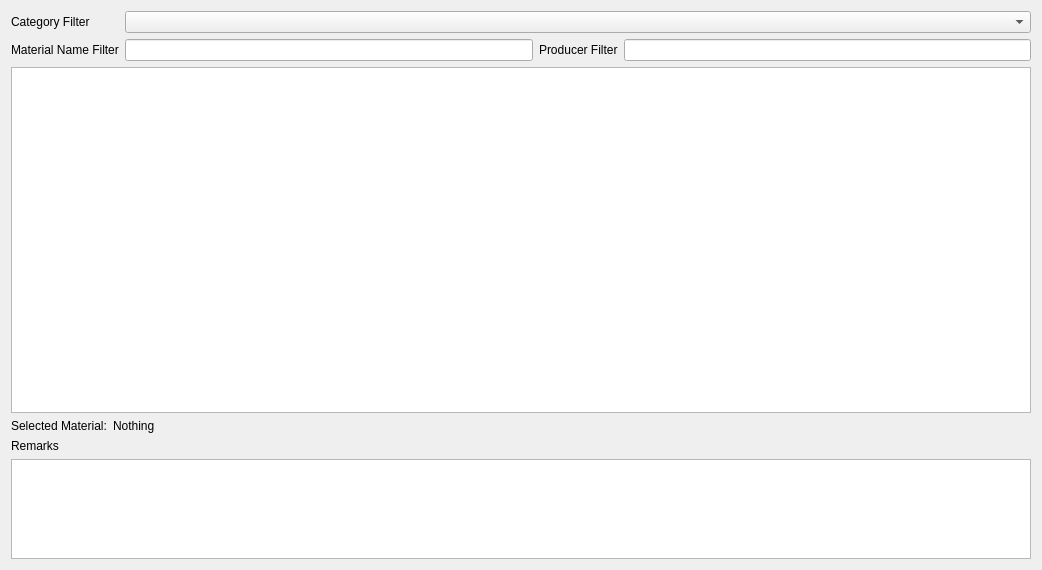
<?xml version="1.0" encoding="UTF-8"?>
<ui version="4.0">
 <class>QtExt::MaterialDatabaseSelectionWidget</class>
 <widget class="QWidget" name="QtExt::MaterialDatabaseSelectionWidget">
  <property name="geometry">
   <rect>
    <x>0</x>
    <y>0</y>
    <width>1042</width>
    <height>570</height>
   </rect>
  </property>
  <property name="windowTitle">
   <string>Form</string>
  </property>
  <layout class="QVBoxLayout" name="verticalLayout">
   <item>
    <layout class="QGridLayout" name="gridLayout">
     <item row="0" column="0">
      <widget class="QLabel" name="label">
       <property name="text">
        <string>Category Filter</string>
       </property>
      </widget>
     </item>
     <item row="0" column="1" colspan="3">
      <widget class="QComboBox" name="comboBoxCategories">
       <property name="sizePolicy">
        <sizepolicy hsizetype="MinimumExpanding" vsizetype="Fixed">
         <horstretch>0</horstretch>
         <verstretch>0</verstretch>
        </sizepolicy>
       </property>
       <property name="minimumSize">
        <size>
         <width>250</width>
         <height>0</height>
        </size>
       </property>
      </widget>
     </item>
     <item row="1" column="0">
      <widget class="QLabel" name="label_2">
       <property name="text">
        <string>Material Name Filter</string>
       </property>
      </widget>
     </item>
     <item row="1" column="1">
      <widget class="QLineEdit" name="lineEditMaterialNameFilter">
       <property name="sizePolicy">
        <sizepolicy hsizetype="MinimumExpanding" vsizetype="Fixed">
         <horstretch>0</horstretch>
         <verstretch>0</verstretch>
        </sizepolicy>
       </property>
       <property name="minimumSize">
        <size>
         <width>250</width>
         <height>0</height>
        </size>
       </property>
      </widget>
     </item>
     <item row="1" column="2">
      <widget class="QLabel" name="labelProducerFilterCaption">
       <property name="text">
        <string>Producer Filter</string>
       </property>
      </widget>
     </item>
     <item row="1" column="3">
      <widget class="QLineEdit" name="lineEditProducerFilter">
       <property name="sizePolicy">
        <sizepolicy hsizetype="MinimumExpanding" vsizetype="Fixed">
         <horstretch>0</horstretch>
         <verstretch>0</verstretch>
        </sizepolicy>
       </property>
       <property name="minimumSize">
        <size>
         <width>250</width>
         <height>0</height>
        </size>
       </property>
      </widget>
     </item>
    </layout>
   </item>
   <item>
    <widget class="QTableView" name="tableView">
     <property name="sizePolicy">
      <sizepolicy hsizetype="Expanding" vsizetype="MinimumExpanding">
       <horstretch>4</horstretch>
       <verstretch>4</verstretch>
      </sizepolicy>
     </property>
     <property name="alternatingRowColors">
      <bool>true</bool>
     </property>
     <property name="selectionMode">
      <enum>QAbstractItemView::SingleSelection</enum>
     </property>
     <property name="selectionBehavior">
      <enum>QAbstractItemView::SelectRows</enum>
     </property>
     <property name="sortingEnabled">
      <bool>true</bool>
     </property>
     <attribute name="horizontalHeaderCascadingSectionResizes">
      <bool>true</bool>
     </attribute>
     <attribute name="verticalHeaderVisible">
      <bool>false</bool>
     </attribute>
    </widget>
   </item>
   <item>
    <layout class="QHBoxLayout" name="horizontalLayout" stretch="0,1">
     <item>
      <widget class="QLabel" name="labelSelectedMaterialCaption">
       <property name="font">
        <font>
         <weight>50</weight>
         <bold>false</bold>
        </font>
       </property>
       <property name="text">
        <string>Selected Material:</string>
       </property>
      </widget>
     </item>
     <item>
      <widget class="QLabel" name="labelSelectedMaterial">
       <property name="font">
        <font>
         <weight>50</weight>
         <bold>false</bold>
        </font>
       </property>
       <property name="text">
        <string>Nothing</string>
       </property>
      </widget>
     </item>
    </layout>
   </item>
   <item>
    <widget class="QLabel" name="label_3">
     <property name="sizePolicy">
      <sizepolicy hsizetype="Preferred" vsizetype="Fixed">
       <horstretch>0</horstretch>
       <verstretch>0</verstretch>
      </sizepolicy>
     </property>
     <property name="text">
      <string>Remarks</string>
     </property>
     <property name="textFormat">
      <enum>Qt::PlainText</enum>
     </property>
     <property name="textInteractionFlags">
      <set>Qt::NoTextInteraction</set>
     </property>
    </widget>
   </item>
   <item>
    <widget class="QTextEdit" name="textEditAdditional">
     <property name="maximumSize">
      <size>
       <width>16777215</width>
       <height>100</height>
      </size>
     </property>
     <property name="readOnly">
      <bool>true</bool>
     </property>
     <property name="textInteractionFlags">
      <set>Qt::NoTextInteraction</set>
     </property>
    </widget>
   </item>
  </layout>
 </widget>
 <resources/>
 <connections/>
</ui>
